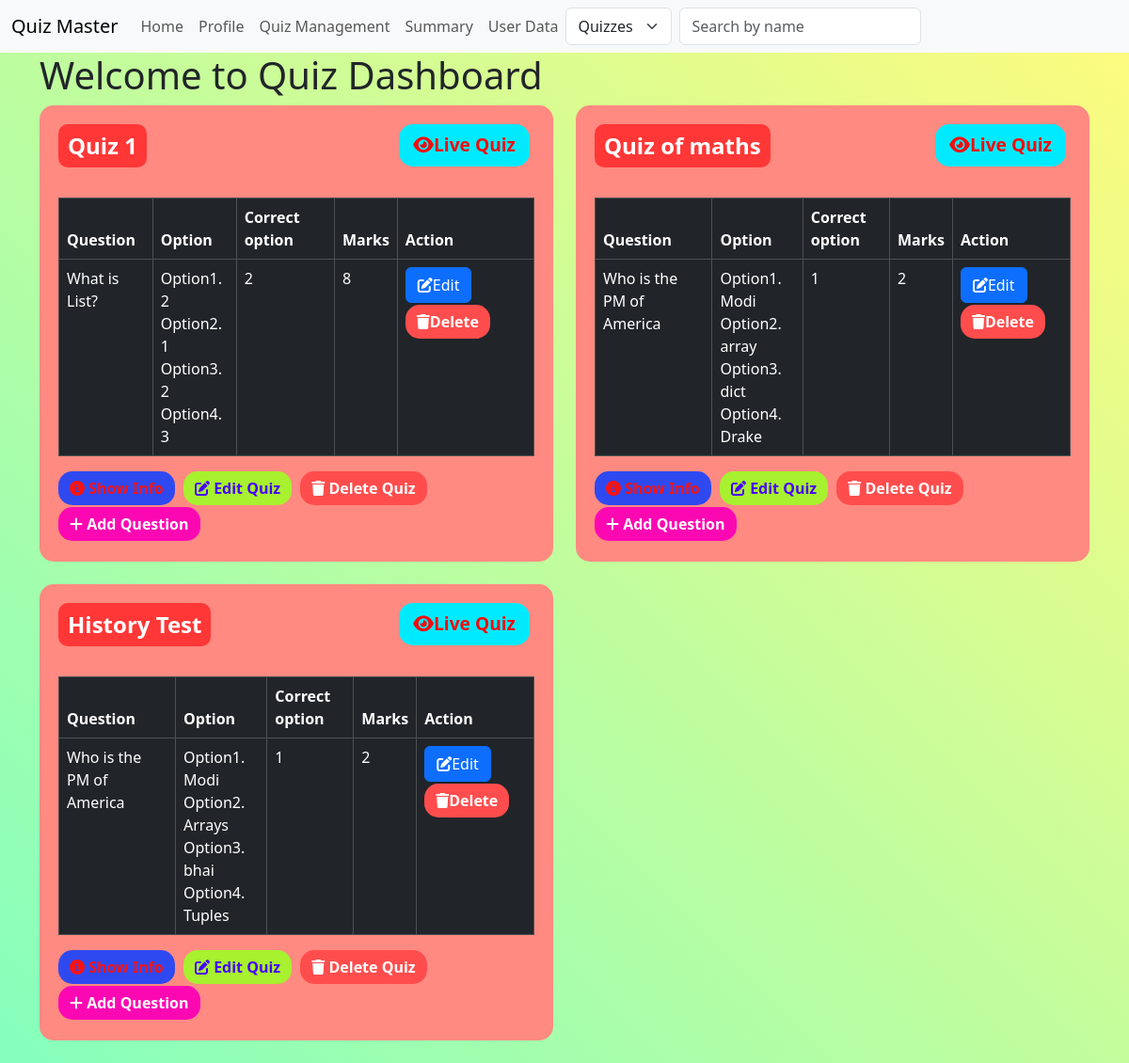
/search (signed in), run on an earlier commit of the app's database.
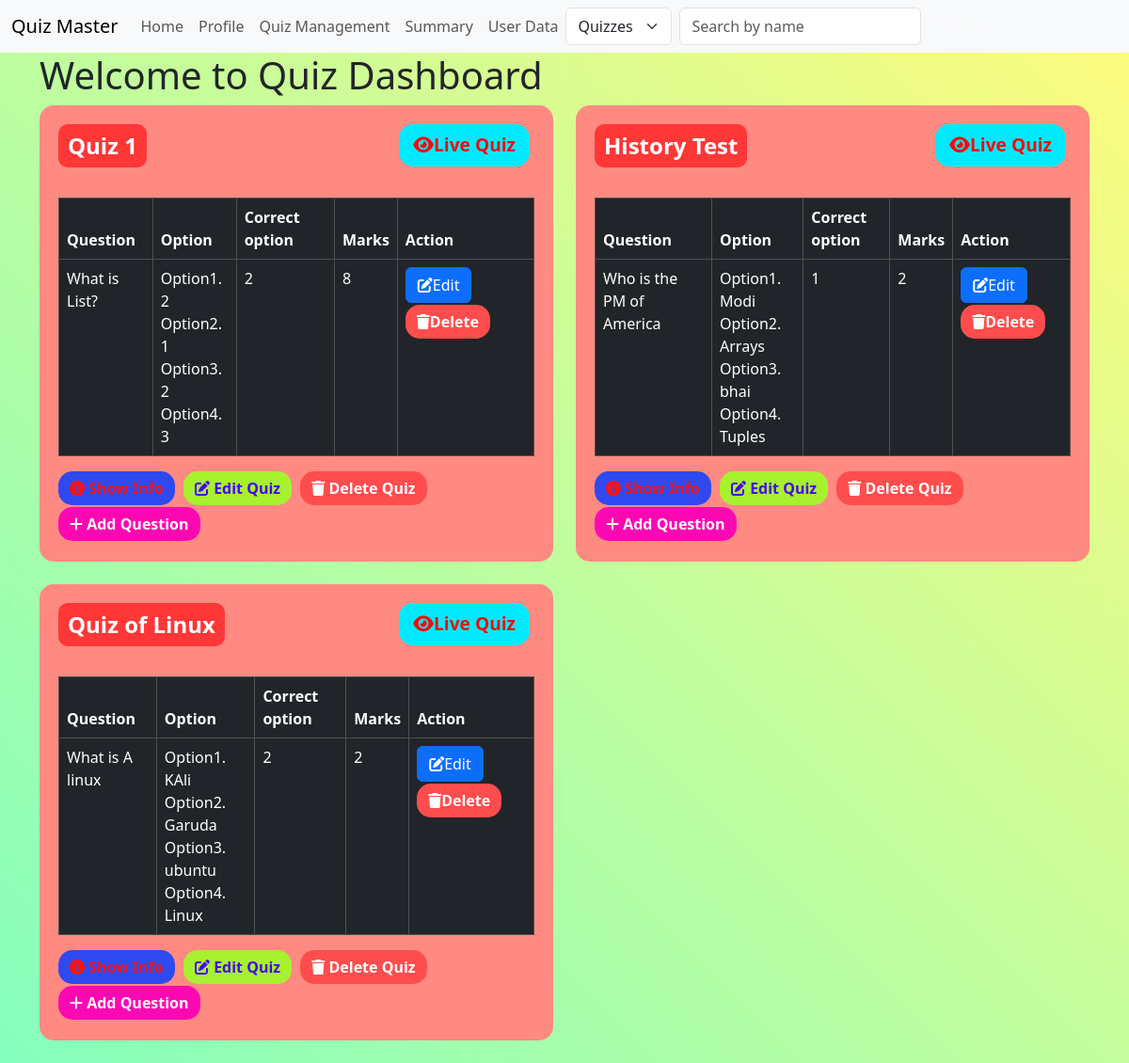
And on a later commit of the database.
### models.py (models this page shows)
class User(db.Model):
    id = db.Column(db.Integer, primary_key = True)
    username = db.Column(db.String(50), unique = True, nullable = False)
    password_hash = db.Column(db.String(256),  nullable = False)
    full_name = db.Column(db.String(100), nullable = True)
    qualification = db.Column(db.String(255), nullable = True)
    dob = db.Column(db.String(20), nullable = True)
    is_admin = db.Column(db.Boolean, nullable = False, default = False)

class Quiz(db.Model):
    id = db.Column(db.Integer, primary_key = True)
    name = db.Column(db.String(255), nullable = False)
    no_of_question = db.Column(db.Integer, nullable = False)
    marks = db.Column(db.Integer, nullable = False)
    date = db.Column(db.DateTime, default=datetime.utcnow)
    time = db.Column(db.Integer, default=int(datetime.utcnow().timestamp()))
    remark = db.Column(db.String(255))
    chapter_id = db.Column(db.Integer, db.ForeignKey('chapter.id'), nullable=False)
    questions = db.relationship('Question', backref='quiz', lazy=True)

class Question(db.Model):
    id = db.Column(db.Integer, primary_key = True)
    question_name = db.Column(db.String(300), nullable = False)
    option1 = db.Column(db.String(50), nullable = False)
    option2 = db.Column(db.String(50), nullable = False)
    option3 = db.Column(db.String(50), nullable = False)
    option4 = db.Column(db.String(50), nullable = False)
    correct_option = db.Column(db.String(50), nullable = False)
    quiz_id = db.Column(db.Integer, db.ForeignKey('quiz.id'), nullable = False)

### routes.py (the view, shortened to what this page needs)
@app.route('/search')
@auth_requried
def search():
    user = User.query.get(session['user_id'])
    if not user:
        return redirect(url_for('login'))
    query = request.args.get('q', '')
    source = request.args.get('source', 'quiz')
    if user.is_admin:
        if source == 'subjects':
            subjects = Subject.query.filter(Subject.name.ilike(f"%{query}%")).all()
            return render_template('admin.html', subjects=subjects, user=user, source=source)
        elif source == 'quiz':
            quizzes = Quiz.query.filter(Quiz.name.ilike(f"%{query}%")).all()
            return render_template('quiz.html', quizzes=quizzes, user=user, source=source)
        elif source == 'users':
            users = User.query.filter(User.username.ilike(f"%{query}%")).all()
            return render_template('user_data.html', users=users, user=user, source=source)

### routes.py (called while the page is built)
def auth_requried(func):
    @wraps(func)
    def inner(*args, **kwargs):
        if 'user_id' in session:
            return func(*args, **kwargs)
        else:
            flash('You need to be logged in to access this page')
            return redirect(url_for('login'))
    return inner

### templates/quiz.html (shortened to what this page needs)
{% extends 'layout.html' %}
{% block content %}
<h1>Welcome to Quiz Dashboard</h1>
<div class="row">
    {% for quiz in quizzes %}
    <div class="col-md-6 mb-4">
        <div class="custom-card">
            <div class="quiz-header">
                <span class="quiz-title">{{quiz.name}}</span>
                <a href="{{url_for('live_quiz', id=quiz.id)}}" class="btn btn-live">
                    <i class="fas fa-eye"></i>Live Quiz
                </a>
            </div>
            <div class="mt-3">
                <div class="quiz-section">
                    <table class="table table-bordered table-dark">
                        <thead>
                            <tr>
                                <th>Question</th>
                                <th>Option</th>
                                <th>Correct option</th>
                                <th>Marks</th>
                                <th>Action</th>
                            </tr>
                        </thead>
                        <tbody>
                            {% for question in quiz.questions %}
                            <tr>
                                <td>{{ question.question_name }}</td>
                                <td>
                                    Option1. {{question.option1}}<br>
                                    Option2. {{question.option2}}<br>
                                    Option3. {{question.option3}}<br>
                                    Option4. {{question.option4}}
                                </td>
                                <td>{{ question.correct_option }}</td>
                                <td>{{ quiz.marks }}</td>
                                <td>
                                    <a href="{{ url_for('edit_question', id=quiz.id, question_id=question.id) }}" class="btn btn-primary">
                                        <i class="fas fa-edit"></i>Edit
                                    </a>
                                    <a href="{{ url_for('delete_question', id=quiz.id, question_id=question.id)}}" class="btn btn-delete">
                                        <i class="fas fa-trash"></i>Delete
                                    </a>
                                </td>
                            </tr>
                            {% endfor %}
                        </tbody>
                    </table>
                </div>
                <a href="{{ url_for('show_quiz', id=quiz.id) }}" class="btn btn-info">
                    <i class="fas fa-info-circle"></i> Show Info
                </a>
                <a href="{{ url_for('edit_quiz', id=quiz.id) }}" class="btn btn-edit">
                    <i class="fas fa-edit"></i> Edit Quiz
                </a>
                <a href="{{ url_for('delete_quiz', id=quiz.id) }}" class="btn btn-delete">
                    <i class="fas fa-trash"></i> Delete Quiz
                </a>
                <a href="{{ url_for('add_question', id=quiz.id) }}" class="btn btn-add">
                    <i class="fas fa-plus"></i> Add Question
                </a>
            </div>
        </div>
    </div>
    {% endfor %}
</div>
{% endblock %}

### templates/layout.html (shortened to what this page needs)
<!DOCTYPE html>
<html lang="en">
<head>
  <link href="https://cdn.jsdelivr.net/npm/bootstrap@5.3.3/dist/css/bootstrap.min.css" rel="stylesheet"
>
  <link rel="stylesheet" href="https://cdnjs.cloudflare.com/ajax/libs/font-awesome/6.7.2/css/all.min.css"
 />
</head>
<body>
  {% include 'navbar.html' %}
  <div class="container">
    {% block content %}
    {% endblock %}
  </div>
</body>
</html>

### templates/navbar.html (shortened to what this page needs)
<nav class="navbar navbar-expand-lg bg-body-tertiary">
    <div class="container-fluid">
        <a class="navbar-brand" href="/">Quiz Master</a>
        <div class="collapse navbar-collapse" id="navbarSupportedContent">
            <ul class="navbar-nav me-auto mb-2 mb-lg-0">
                {% if 'user_id' in session %}
                <li class="nav-item">
                    <a class="nav-link" href="{{ url_for('home') }}">Home</a>
                </li>
                <li class="nav-item">
                    <a class="nav-link" href="{{ url_for('profile') }}">Profile</a>
                </li>
                {% if user and user.is_admin %}
                <li class="nav-item">
                    <a class="nav-link" href="{{ url_for('quiz_management') }}">Quiz Management</a>
                </li>
                <li class="nav-item">
                    <a class="nav-link" href="{{ url_for('summary') }}">Summary</a>
                </li>
                <li class="nav-item">
                    <a class="nav-link" href="{{ url_for('user_data') }}">User Data</a>
                </li>
                {% endif %}
                <form class="d-flex" method="GET" action="{{ url_for('search') }}">
                    <select class="form-select me-2" name="source" style="width: auto;">
                        {% if user.is_admin %}
                        <option value="quiz" {% if source=='quiz' %}selected{% endif %}>Quizzes</option>
                        {% endif %}
                    </select>
                    <input class="form-control me-2" type="search" placeholder="Search by name" name="q"
                        value="{{ request.args.get('q', '') }}">
                    <button class="btn btn-outline-light" type="submit">Search</button>
                </form>
                {% endif %}
            </ul>
        </div>
    </div>
</nav>

### templates/quiz.html (style rules this page uses)
body { background-color: #85FFBD; background-image: linear-gradient(45deg, #85FFBD 0%, #FFFB7D 100%); }
.custom-card { border-radius: 15px; background-color: #ff8a81; color: white; padding: 20px; display: flex; flex-direction: column; }
.quiz-header { display: flex; justify-content: space-between; align-items: center; margin-bottom: 15px; }
.quiz-title { font-size: 1.5rem; font-weight: bold; background-color: #ff3737; color: white; padding: 5px 10px; border-radius: 10px; display: inline-block; }
.btn-live { font-size: 1.2rem; background-color: #00eaff; color: rgb(248, 10, 10); border: none; font-weight: bold; border-radius: 15px; padding: 8px 15px; margin-left: auto; }
.btn-add { background-color: #fc08b3; color: white; border: none; font-weight: bold; border-radius: 15px; }
.btn-delete { background-color: #ff4d4d; color: white; border: none; font-weight: bold; border-radius: 15px; }
.btn-edit { background-color: #a7f12f; color: rgb(72, 0, 253); border: none; font-weight: bold; border-radius: 15px; }
.btn-info { background-color: #2f49f1; color: rgb(248, 19, 19); border: none; font-weight: bold; border-radius: 15px; }
.btn { margin-right: 5px; margin-bottom: 2px; }

What changed in the data, as far as the page shows it:
removed Quiz: name "Quiz of maths", marks "2"
removed Question: question_name "Who is the PM of America", option1 "Modi", option2 "array", option3 "dict", option4 "Drake", correct_option "1", shown under "Quiz of maths"
added Quiz: name "Quiz of Linux", marks "2"
added Question: question_name "What is A linux", option1 "KAli", option2 "Garuda", option3 "ubuntu", option4 "Linux", correct_option "2", shown under "Quiz of Linux"
